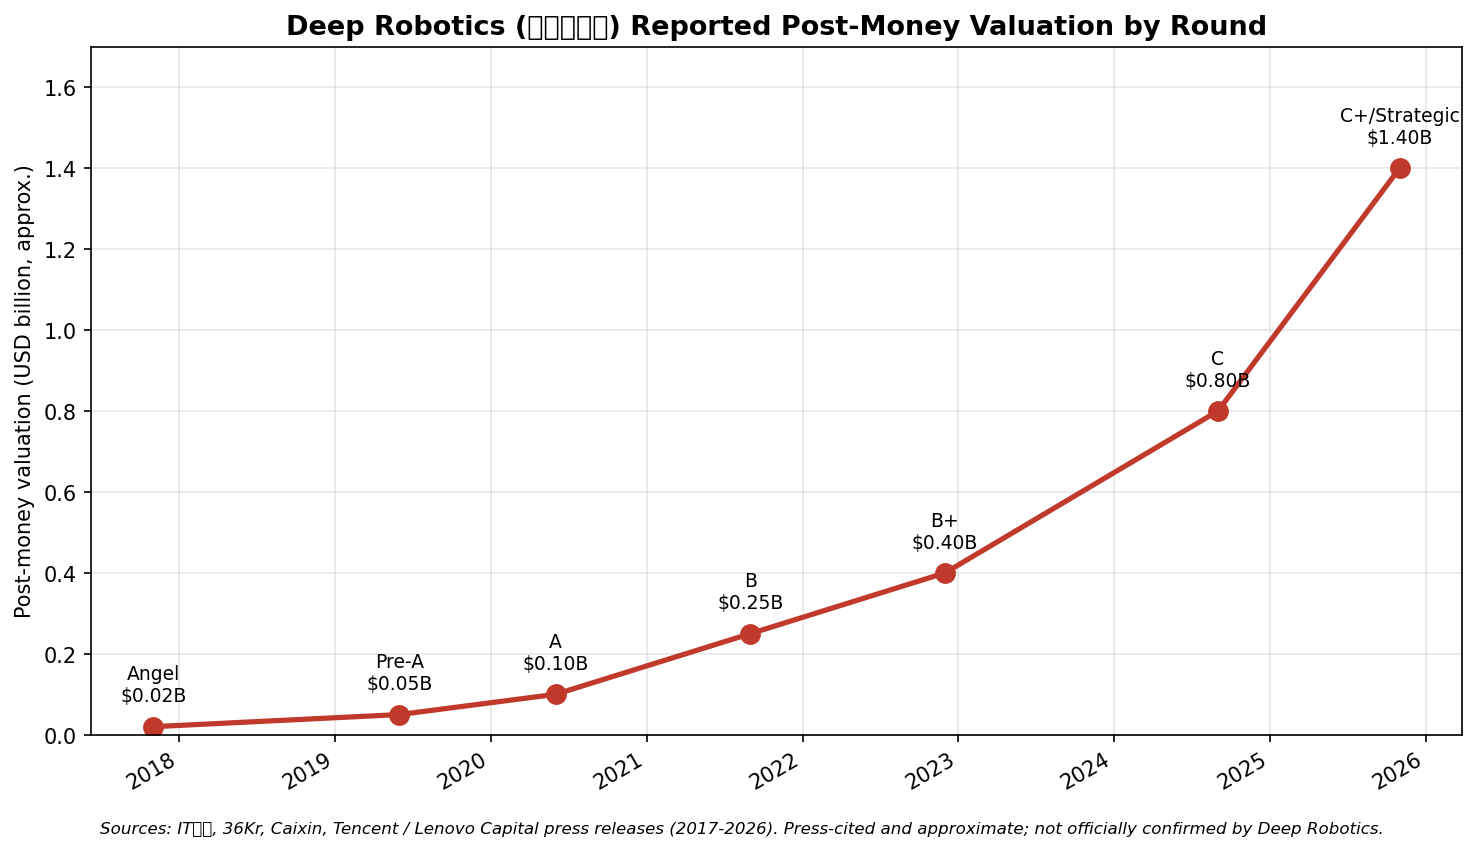

This figure's Python source:
"""Deep Robotics (云深处科技) disclosed funding-round valuations.

Values are press-reported / IT桔子 approximations; not officially confirmed by the company.
Series C closed in late 2024 led by Tencent and Lenovo Capital; further strategic
rounds in 2025 carried higher marks per Caixin / 36Kr reporting.
"""
import matplotlib.pyplot as plt
import matplotlib.dates as mdates
from datetime import datetime

rounds = [
    ("Angel",       datetime(2017, 11, 1), 0.02),   # ~RMB 10s of M
    ("Pre-A",       datetime(2019,  6, 1), 0.05),
    ("A",           datetime(2020,  6, 1), 0.10),
    ("B",           datetime(2021,  9, 1), 0.25),
    ("B+",          datetime(2022, 12, 1), 0.40),
    ("C",           datetime(2024,  9, 1), 0.80),
    ("C+/Strategic", datetime(2025, 11, 1), 1.40),  # press-reported pre-IPO mark
]

dates = [r[1] for r in rounds]
vals = [r[2] for r in rounds]
labels = [r[0] for r in rounds]

fig, ax = plt.subplots(figsize=(10, 5.5))
ax.plot(dates, vals, marker="o", linewidth=2.5, color="#c0392b", markersize=9)
for d, v, lab in zip(dates, vals, labels):
    ax.annotate(f"{lab}\n${v:.2f}B", (d, v),
                textcoords="offset points", xytext=(0, 12),
                ha="center", fontsize=9)

ax.set_title("Deep Robotics (云深处科技) Reported Post-Money Valuation by Round",
             fontsize=13, fontweight="bold")
ax.set_ylabel("Post-money valuation (USD billion, approx.)")
ax.set_ylim(0, 1.7)
ax.grid(True, alpha=0.3)
ax.xaxis.set_major_locator(mdates.YearLocator())
ax.xaxis.set_major_formatter(mdates.DateFormatter("%Y"))
fig.autofmt_xdate()

fig.text(0.5, -0.02,
         "Sources: IT桔子, 36Kr, Caixin, Tencent / Lenovo Capital press releases (2017-2026). "
         "Press-cited and approximate; not officially confirmed by Deep Robotics.",
         ha="center", fontsize=8, style="italic")

plt.tight_layout()
plt.savefig("/Users/x/projects/financial_agent/reports/charts/deeprobotics_funding_trajectory.png",
            dpi=150, bbox_inches="tight")
print("saved")
